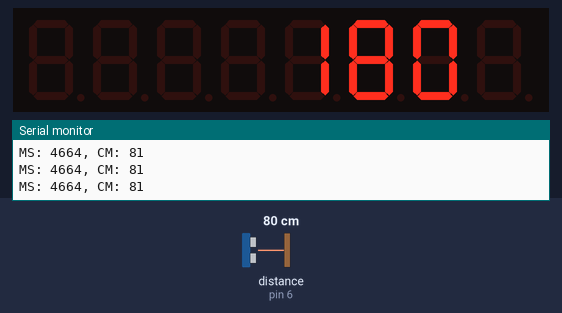
Simulated run of this sketch. Board: Arduino Uno, built with avr-gcc and run on an emulated ATmega328P. On the bench: 8-digit seven-segment display, the last lines printed to the serial monitor. The test bench sets the inputs (shaded band); at power-on: distance to the obstacle (sensor on pin 6) 80 cm. The echo pulse lasts 58.3 µs per cm.

Above: at 1.2 s.
1.3 s: distance to the obstacle (sensor on pin 6) set to 2 cm
At 2.3 s:
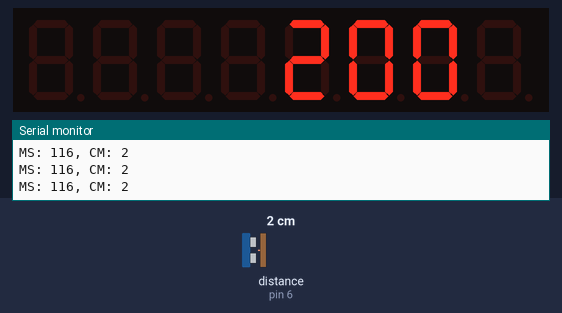
3.0 s: distance to the obstacle (sensor on pin 6) set to 4 cm
At 3.6 s:
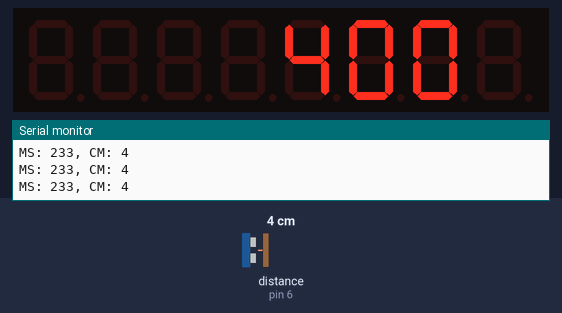
4.7 s: distance to the obstacle (sensor on pin 6) set to 9 cm
Timing chart, 0 to 7.7 s (numbered marks = the images above; inputs shaded):
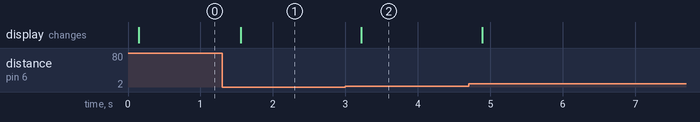

The sketch:

UltrasonicDistance4Digit7Seg.ino
```cpp
// ---------------------------------------------------------------------------
// While the NewPing library's primary goal is to interface with ultrasonic sensors, interfacing with
// the Timer2 interrupt was a result of creating an interrupt-based ping method. Since these Timer2
// interrupt methods were built, the library may as well provide the functionality to use these methods
// in your sketches.  This shows how simple it is (no ultrasonic sensor required).  Keep in mind that
// these methods use Timer2, as does NewPing's ping_timer method for using ultrasonic sensors.  You
// can't use ping_timer at the same time you're using timer_ms or timer_us as all use the same timer.
// ---------------------------------------------------------------------------

#include <NewPing.h>
#include "LedControl.h"

LedControl lc=LedControl(12,11,10,4);
/*
 * Pin 12 is connected to the DATA IN-pin of the first MAX7221
 * Pin 11 is connected to the CLK-pin of the first MAX7221
 * Pin 10 is connected to the LOAD(/CS)-pin of the first MAX7221
*/
#define TRIGGER_PIN  7
#define ECHO_PIN     6
#define MAX_DISTANCE 300

int pizoPin = 9;


NewPing sonar(TRIGGER_PIN, ECHO_PIN, MAX_DISTANCE);

void setup()
  {
    Serial.begin(9600);

    //setting up the display
    lc.shutdown(0,false);
    lc.setIntensity(0,8);
    lc.clearDisplay(0);
  }

void loop()
  {
    int avgUSec = sonar.ping_median(5); //Getting the average microseconds between pings

    int cm = sonar.convert_cm(avgUSec); //Converting the average mircoseconds to centimeters

    //Writing to Serial
    Serial.print("MS: ");
    Serial.print(avgUSec);
    Serial.print(", CM: ");
    Serial.println(cm);

    //writing to display
    lc.setDigit(0,1,cm/100,false);
    lc.setDigit(0,2,(cm%100)/10,false);
    lc.setDigit(0,3,(cm%100)%10,false);

    /*int toneVal = map(cm, 0, 250, 2500, 100); // Sets the tone for the Pizo
    int delayVal = map(cm, 0, 250, 1000, 50); // Sets the delay between Pizo beeps

    tone(9, delayVal, 10);*/

    delay(20);
  }
```

Measured:
- after the input at 1.3 s, the display: changes after 0.26 s (image 1)
- after the input at 3.0 s, the display: changes after 0.22 s (image 2)
